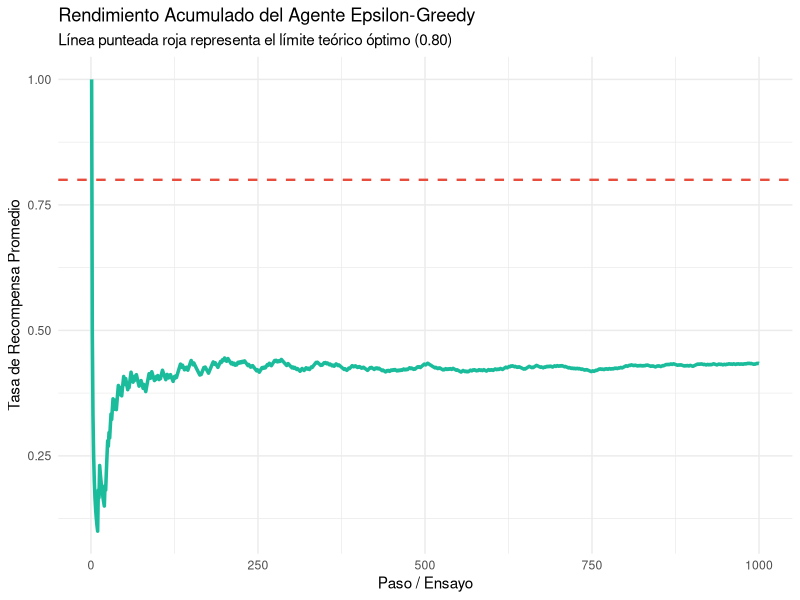

This figure's R source:
# ==============================================================================
# 09_multi_armed_bandit.R: Simulación del Bandido Multibrazo (Epsilon-Greedy)
# ==============================================================================

# 1. Carga de librerías
library(tidyverse)

# 2. Configuración del Entorno de Simulación
# Definiremos 5 brazos con distintas probabilidades reales de dar recompensa (distribución de Bernoulli)
probabilidades_reales <- c(0.10, 0.30, 0.55, 0.80, 0.25) # El brazo 4 (0.80) es el óptimo
n_brazos <- length(probabilidades_reales)
n_pasos <- 1000

# Parámetros del agente
epsilon <- 0.1 # 10% de exploración, 90% de explotación

# Variables para guardar resultados históricos de la simulación
recompensa_acumulada <- numeric(n_pasos)
recompensa_promedio <- numeric(n_pasos)
brazos_elegidos <- integer(n_pasos)

# Variables de control del agente
contador_tiradas <- rep(0, n_brazos)
estimacion_valor <- rep(0.0, n_brazos) # Q(a): Valores estimados de cada brazo

# 3. Ejecución de la Simulación
set.seed(444)
for (t in 1:n_pasos) {
  # Decisión: Exploración o Explotación
  if (runif(1) < epsilon) {
    accion <- sample(1:n_brazos, 1) # Exploración aleatoria
  } else {
    # Explotación: Elegir el brazo con mayor valor estimado Q(a)
    max_valores <- estimacion_valor == max(estimacion_valor)
    accion <- sample(which(max_valores), 1) # Rompe empates de manera aleatoria
  }
  
  # Obtener recompensa del brazo elegido (1 si tiene éxito, 0 si no)
  recompensa <- ifelse(runif(1) < probabilidades_reales[accion], 1, 0)
  
  # Actualización incremental de la estimación del valor del brazo Q(accion)
  contador_tiradas[accion] <- contador_tiradas[accion] + 1
  n <- contador_tiradas[accion]
  estimacion_valor[accion] <- estimacion_valor[accion] + (1 / n) * (recompensa - estimacion_valor[accion])
  
  # Registro del paso
  brazos_elegidos[t] <- accion
  recompensa_acumulada[t] <- if (t == 1) recompensa else recompensa_acumulada[t - 1] + recompensa
  recompensa_promedio[t] <- recompensa_acumulada[t] / t
}

# 4. Evaluación y Visualización
print("Estimaciones Finales del Agente vs Probabilidades Reales:")
print(tibble(
  Brazo = 1:n_brazos,
  Probabilidad_Real = probabilidades_reales,
  Estimacion_Q = round(estimacion_valor, 3),
  Cantidad_Tiradas = contador_tiradas
))

# Estructurar resultados para graficar
resultados_df <- tibble(
  Paso = 1:n_pasos,
  Recompensa_Promedio = recompensa_promedio
)

# Gráfico del rendimiento promedio a lo largo de los ensayos
ggplot(resultados_df, aes(x = Paso, y = Recompensa_Promedio)) +
  geom_line(color = "#1abc9c", size = 1.2) +
  geom_hline(yintercept = max(probabilidades_reales), linetype = "dashed", color = "#e74c3c", size = 0.8) +
  theme_minimal() +
  labs(title = "Rendimiento Acumulado del Agente Epsilon-Greedy",
       subtitle = "Línea punteada roja representa el límite teórico óptimo (0.80)",
       x = "Paso / Ensayo",
       y = "Tasa de Recompensa Promedio")
